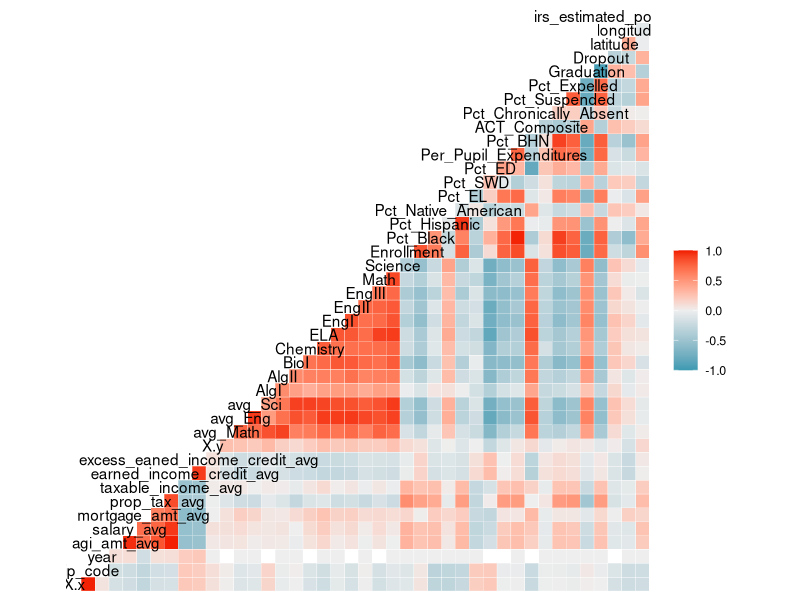

Write the R code that produced this figure. (Note: this script raises an error after producing the figure.)
library("tidyverse")
library("dplyr")
library("magrittr")
library("ggplot2")
#install.packages("readxl")
library("readxl")
#install.packages("GGally")
library("GGally")
#install.packages("broom")
library("broom")

# reading in each of the IRS data sets and the core dataframe

tn_2011 <- read.csv("data/irs_2011.csv")
tn_2012 <- read.csv("data/irs_2012.csv")
tn_2013 <- read.csv("data/irs_2013.csv")
tn_2014 <- read.csv("data/irs_2014.csv")
tn_2015 <- read.csv("data/irs_2015.csv")
core <- read.csv("data/education_data.csv")

#rowbinding all the irs data together

tn_irs <- rbind(tn_2011, tn_2012, tn_2013, tn_2014, tn_2015)

#filtering for totals on the agi_range columns to create a concise total tn irs dataframe

tn_irs_total <- tn_irs %>% 
  filter(agi_range == 'Total')

#merging core data with irs data - first need to make both zip_code columns are of the same type and column name

colnames(core)[colnames(core) == 'zip'] <- 'zip_code'
core$zip_code <- as.numeric(core$zip_code)
tn_irs_total$zip_code <- as.numeric(tn_irs_total$zip_code)

merged <- tn_irs_total %>% 
  inner_join(core, by = 'zip_code')

View(merged)

write.csv(merged, "merged.csv")

#Starting at a birds-eye view of total correlation
#subsetting the df to take a closer look at specific correlation

ggcorr(merged)

total_2 <- select(year, agi_amt_avg,salary_avg,mortgage_amt_avg,prop_tax_avg,taxable_income_avg,
                  taxable_income_amt, earned_income_credit_avg,excess_eaned_income_credit_avg,avg_Eng, avg_Sci, avg_Math, Pct_Expelled, Pct_BHN,
                  Pct_Suspended, ACT_Composite,earned_income_credit_avg, Pct_ED,Pct_SWD
)

chart.Correlation(total_2, histogram=TRUE, pch=19)

#What do I want to explore?

avgs_by_county <- merged %>% 
  group_by(county, year, CORE_region) %>% 
  summarise(avg_Math = mean(avg_Math),
            avg_Eng = mean(avg_Eng),
            avg_Sci = mean(avg_Sci)) %>% 
  arrange(desc(avg_Math), desc(avg_Eng), desc(avg_Sci)) %>% 
  ungroup() %>% 
  View()

#Basic Scatterplot Matrices using the pairs function to visualize broad relationships

pairs(~as.numeric(agi_amt)+Graduation+Pct_BHN+Dropout, data=merged,
      main="Simple Scatterplot Matrix")

pairs(~as.numeric(avg_Math)+Graduation+Pct_BHN+as.numeric(avg_Eng), data=merged,
      main="Simple Scatterplot Matrix")

pairs(~as.numeric(agi_amt)+Graduation+Pct_BHN+as.numeric(ACT_Composite), data=merged,
      main="Simple Scatterplot Matrix")

#Exploring the correlation between salary_avg and charitable_contribution_count

mod <- lm(salary_avg ~ charitable_contribution_count, data = merged)

coef(mod)
summary(mod)
plot(mod)
aug <- augment(mod)
glimpse(aug)

#Calculating R^2 (the coefficient of determination)

aug %>%
  summarize(var_y = var(charitable_contribution_count), var_e = var(.resid)) %>%
  mutate(R_squared = 1 -(var_e / var_y))


